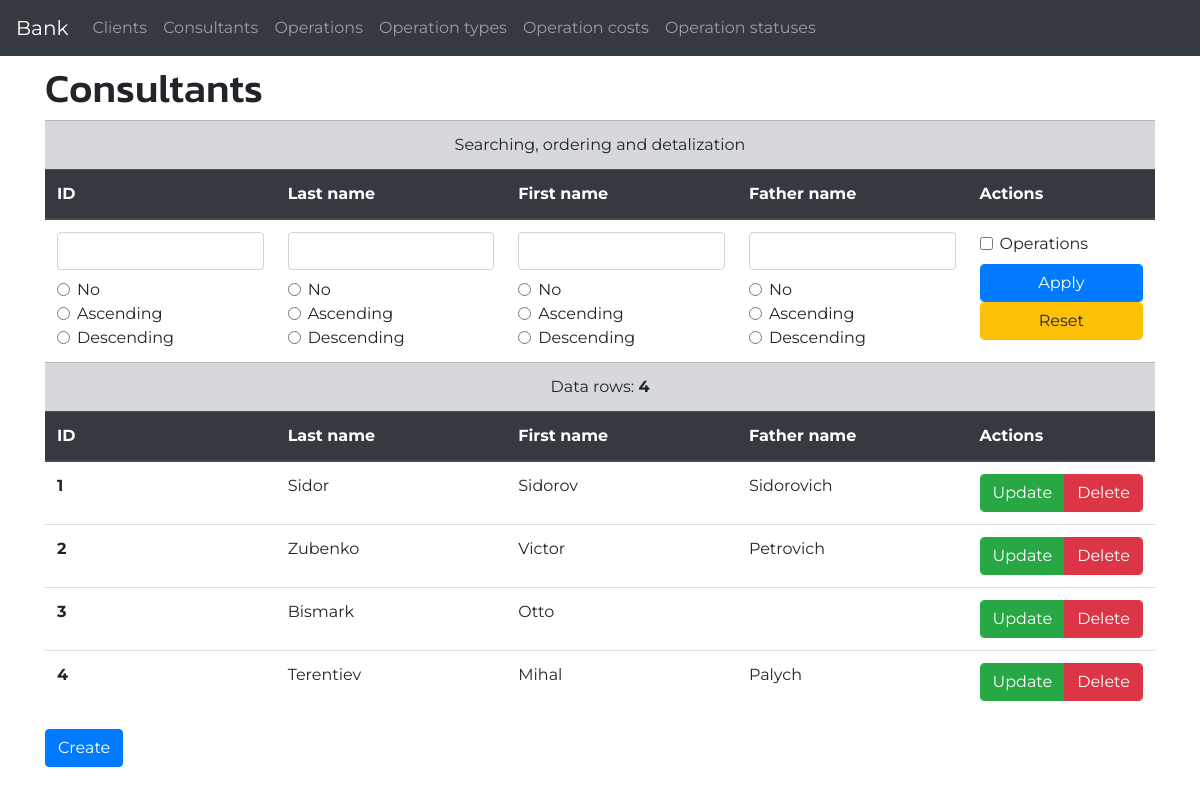
The app's page /bank/consultants/ with its own data.
### basicapp/models.py (models this page shows, shortened)
class Consultant(models.Model):
    last_name = models.CharField(max_length=100)
    first_name = models.CharField(max_length=100)
    father_name = models.CharField(max_length=100, blank=True)

### basicapp/views.py (the view)
# urls.py: path('consultants/', views.ConsultantListView.as_view(), name='consultant-list'),
class ConsultantListView(ListView):
    model = Consultant
    def get_queryset(self):
        id = self.request.GET.get('id')
        ln = self.request.GET.get('ln')
        fn = self.request.GET.get('fn')
        ftn = self.request.GET.get('ftn')
        o_id = self.request.GET.get('o_id')
        o_ln = self.request.GET.get('o_ln')
        o_fn = self.request.GET.get('o_fn')
        o_ftn = self.request.GET.get('o_ftn')
        ordering = []
        object_list = self.model.objects.all()
        if id:
            object_list = object_list.filter(id__iexact=id)
        if ln:
            object_list = object_list.filter(last_name__icontains=ln)
        if fn:
            object_list = object_list.filter(first_name__icontains=fn)
        if ftn:
            object_list = object_list.filter(father_name__icontains=ftn)
        if o_id == '1':
            ordering.append('id')
        elif o_id == '2':
            ordering.append('-id')
        if o_ln == '1':
            ordering.append('last_name')
        elif o_ln == '2':
            ordering.append('-last_name')
        if o_fn == '1':
            ordering.append('first_name')
        elif o_fn == '2':
            ordering.append('-first_name')
        if o_ftn == '1':
            ordering.append('father_name')
        elif o_ftn == '2':
            ordering.append('-father_name')
        object_list = object_list.order_by(*ordering)
        return object_list

### basicapp/templates/basicapp/consultant_list.html (shortened to what this page needs)
{% extends 'base.html' %}
{% block content %}
  <h1>Consultants</h1>
  <table class="table">
    <tbody>
      <tr class="table-secondary">
        <td class="text-center" colspan="5">Searching, ordering and detalization</td>
      </tr>
      <thead class="thead-dark">
        <th scope="col">ID</th>
        <th scope="col">Last name</th>
        <th scope="col">First name</th>
        <th scope="col">Father name</th>
        <th scope="col">Actions</th>
      </thead>
      <tr>
        <form class="form-inline" method="get">
          <td>
            <input class="form-control mb-2" type="text" name="id" value="{{ request.GET.id }}">
            <div class="form-check">
              <input class="form-check-input" id="o_id_no" type="radio" name="o_id" value="0">
              <label class="form-check-label" for="o_id_no">No</label>
            </div>
            <div class="form-check">
              <input class="form-check-input" id="o_id_asc" type="radio" name="o_id" value="1">
              <label class="form-check-label" for="o_id_asc">Ascending</label>
            </div>
            <div class="form-check">
              <input class="form-check-input" id="o_id_desc" type="radio" name="o_id" value="2">
              <label class="form-check-label" for="o_id_desc">Descending</label>
            </div>
          </td>
          <td>
            <input class="form-control mb-2" type="text" name="ln" value="{{ request.GET.ln }}">
            <div class="form-check">
              <input class="form-check-input" id="o_ln_no" type="radio" name="o_ln" value="0">
              <label class="form-check-label" for="o_ln_no">No</label>
            </div>
            <div class="form-check">
              <input class="form-check-input" id="o_ln_asc" type="radio" name="o_ln" value="1">
              <label class="form-check-label" for="o_ln_asc">Ascending</label>
            </div>
            <div class="form-check">
              <input class="form-check-input" id="o_ln_desc" type="radio" name="o_ln" value="2">
              <label class="form-check-label" for="o_ln_desc">Descending</label>
            </div>
          </td>
          <td>
            <input class="form-control mb-2" type="text" name="fn" value="{{ request.GET.fn }}">
            <div class="form-check">
              <input class="form-check-input" id="o_fn_no" type="radio" name="o_fn" value="0">
              <label class="form-check-label" for="o_fn_no">No</label>
            </div>
            <div class="form-check">
              <input class="form-check-input" id="o_fn_asc" type="radio" name="o_fn" value="1">
              <label class="form-check-label" for="o_fn_asc">Ascending</label>
            </div>
            <div class="form-check">
              <input class="form-check-input" id="o_fn_desc" type="radio" name="o_fn" value="2">
              <label class="form-check-label" for="o_fn_desc">Descending</label>
            </div>
          </td>
          <td>
            <input class="form-control mb-2" type="text" name="ftn" value="{{ request.GET.ftn }}">
            <div class="form-check">
              <input class="form-check-input" id="o_ftn_no" type="radio" name="o_ftn" value="0">
              <label class="form-check-label" for="o_ftn_no">No</label>
            </div>
            <div class="form-check">
              <input class="form-check-input" id="o_ftn_asc" type="radio" name="o_ftn" value="1">
              <label class="form-check-label" for="o_ftn_asc">Ascending</label>
            </div>
            <div class="form-check">
              <input class="form-check-input" id="o_ftn_desc" type="radio" name="o_ftn" value="2">
              <label class="form-check-label" for="o_ftn_desc">Descending</label>
            </div>
          </td>
          <td>
            <div class="form-check">
              <input class="form-check-input" id="v_o" type="checkbox" name="v_o" value="1">
              <label class="form-check-label" for="v_o">Operations</label>
            </div>
            <input class="btn btn-primary form-control mt-2" type="submit" value="Apply">
            <a class="btn btn-warning form-control" href="?id=&ln=&fn=&ftn=&o_id=0&o_ln=0&o_fn=0&o_ftn=0">Reset</a>
          </td>
        </form>
      </tr>
      <tr class="table-secondary">
        <td class="text-center" colspan="5">Data rows: <strong>{{ consultant_list.count }}</strong></td>
      </tr>
      <thead class="thead-dark">
        <th scope="col">ID</th>
        <th scope="col">Last name</th>
        <th scope="col">First name</th>
        <th scope="col">Father name</th>
        <th scope="col">Actions</th>
      </thead>
      {% for consultant in consultant_list %}
        {% include 'basicapp/_consultant.html' %}
      {% endfor %}
    </tbody>
  </table>
  <a class="btn btn-primary" href="{% url 'basicapp:consultant-create' %}">Create</a>
{% endblock %}

### basicapp/templates/basicapp/_consultant.html (shortened to what this page needs)
<tr>
  <th scope="row">{{ consultant.id }}</th>
  <td>{{ consultant.last_name }}</td>
  <td>{{ consultant.first_name }}</td>
  <td>{{ consultant.father_name }}</td>
  <td>
    <div class="btn-group" role="group">
      <a class="btn btn-success form-control" href="{% url 'basicapp:consultant-update' pk=consultant.pk %}">Update</a>
      <a class="btn btn-danger form-control" href="{% url 'basicapp:consultant-delete' pk=consultant.pk %}">Delete</a>
    </div>
  </td>
</tr>

### static/css/master.css (style rules this page uses)
body { font-family: 'Montserrat', sans-serif; }
h1, h2, h3, h4, h5, h6 { font-family: 'Kanit', sans-serif; }

### records on screen
Consultant: id "1", last_name "Sidor", first_name "Sidorov", father_name "Sidorovich"
Consultant: id "2", last_name "Zubenko", first_name "Victor", father_name "Petrovich"
Consultant: id "3", last_name "Bismark", first_name "Otto"
Consultant: id "4", last_name "Terentiev", first_name "Mihal", father_name "Palych"

### other values on screen
{{ consultant_list.count }} "4"
